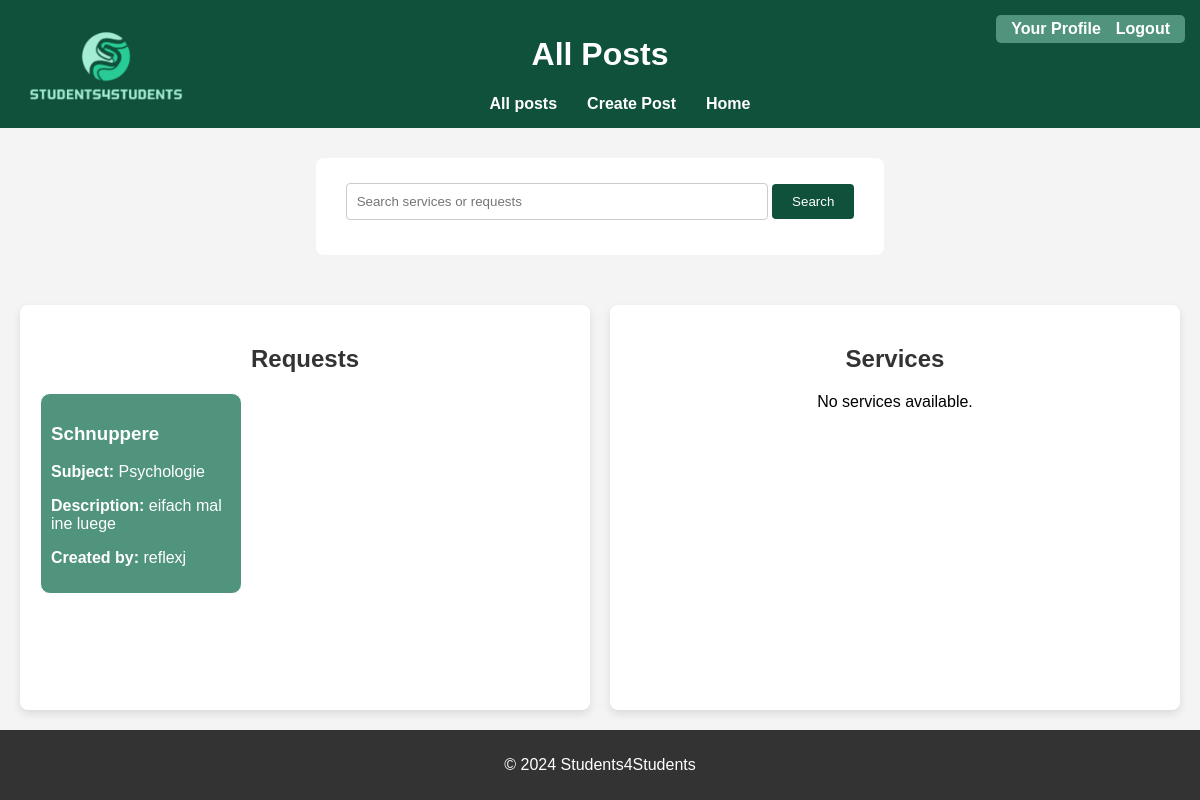
/allposts (signed in), run on the app's committed database.
### app.py (models this page shows, shortened)
class RequestPost(db.Model):
    id = db.Column(db.Integer, primary_key=True)
    title = db.Column(db.String(100), nullable=False)
    description = db.Column(db.String(200), nullable=False)
    subject = db.Column(db.String(100), nullable=False)
    price = db.Column(db.String(100), nullable=False)
    additional_information = db.Column(db.String(200), nullable=True)
    contact =db.Column(db.String(100), nullable = False)
    user_id = db.Column(db.Integer, db.ForeignKey('user.id'), nullable=False)
    user = db.relationship('User', backref=db.backref('requests', lazy=True))

class User(db.Model, UserMixin):
    id = db.Column(db.Integer, primary_key=True)
    username = db.Column(db.String(150), unique=True, nullable=False)
    email = db.Column(db.String(150), unique=True, nullable=False)
    password = db.Column(db.String(150), nullable=False)
    posts = db.relationship('ServicePost', backref='user', lazy=True)

### app.py (the view)
@app.route('/allposts')
def allposts():
    posts = ServicePost.query.join(User).add_columns(User.username).all()
    requests = RequestPost.query.join(User).add_columns(User.username).all()
    return render_template('allposts.html', requests =requests, posts = posts)

### app.py (called while the page is built)
@login_manager.user_loader
def load_user(user_id):
    return User.query.get(int(user_id))

### templates/allposts.html (shortened to what this page needs)
<!DOCTYPE html>
<html lang="en">
<head>
    <link rel="stylesheet" href="{{ url_for('static', filename='style_allposts.css') }}">
</head>
<body>
    <header>
        <a href="/">
            <img src="{{ url_for('static', filename='images/logo.png') }}" alt="Website Logo" id="logo">
        </a>
        <h1>All Posts</h1>
        <nav>
            <ul>
                <li><a href="/allposts">All posts</a></li>
                <li><a href="/createpost">Create Post</a></li>
                <li><a href="/">Home</a></li>
            </ul>
        </nav>
        <section class="auth-links">
            {% if current_user.is_authenticated %}
                <a href="/profile">Your Profile</a>
                <a href="{{ url_for('logout') }}">Logout</a>
            {% else %}
                <a href="{{ url_for('login') }}">Login</a>
                <a href="{{ url_for('register') }}">Register</a>
            {% endif %}
        </section>
    </header>
    <form id="searchbar" action="{{ url_for('search_results') }}" method="get">
        <input type="text" name="query" placeholder="Search services or requests" required>
        <button type="submit">Search</button>
    </form>
    <main>
        <div id="all_requests">
            <h2>Requests</h2>
            {% if requests %}
            <div class="post-container">
                {% for request, username in requests %}
                <ul class="post-list">
                    <li>
                        <a id="link" href="{{ url_for('request_detail', request_id=request.id) }}">
                            <h3>{{ request.title }}</h3>
                            <p><strong>Subject:</strong> {{ request.subject }}</p>
                            <p><strong>Description:</strong> {{ request.description }}</p>
                            <p><strong>Created by:</strong> {{ username }}</p>
                        </a>
                    </li>
                </ul>
                {% endfor %}
            </div>
            {% else %}
            <p id="no">No requests available.</p>
            {% endif %}
        </div>
        <div id="all_services">
            <h2>Services</h2>
            {% if posts %}
            <div class="post-container">
                {% for post, username in posts %}
                <ul class="post-list">
                    <li>
                        <a id="link" href="{{ url_for('service_detail', service_id=post.id) }}">
                            <h3>{{ post.title }}</h3>
                            <p><strong>Subject:</strong> {{ post.subject }}</p>
                            <p><strong>Price:</strong> ${{ post.price }}</p>
                            <p><strong>Created by:</strong> {{ username }}</p>
                        </a>
                    </li>
                </ul>
                {% endfor %}
            </div>
            {% else %}
            <p id="no">No services available.</p>
            {% endif %}
        </div>
    </main>
    <footer>
        <p>&copy; 2024 Students4Students</p>
    </footer>
</body>
</html>

### static/style_allposts.css (style rules this page uses)
body { font-family: Arial, sans-serif; background-color: #f4f4f4; margin: 0; padding: 0; display: flex; flex-direction: column; min-height: 100vh; }
header { background-color: #10513c; color: white; text-align: center; padding: 15px; position: relative; }
nav { display: flex; justify-content: center; align-items: center; width: 100%; }
nav ul { list-style-type: none; display: flex; gap: 30px; margin: 0; justify-content: center; align-items: center; text-align: center; }
nav ul li { margin: 0; }
nav ul li a { text-decoration: none; color: #fff; font-weight: bold; text-align: center; }
.auth-links { display: flex; gap: 15px; background-color: #50947d; padding: 5px 15px; border-radius: 5px; margin-left: auto; position: absolute; right: 15px; top: 15px; }
.auth-links a { color: white; text-decoration: none; font-weight: bold; display: inline-block; transition: transform 0.3s ease; }
form { max-width: 600px; margin: 30px auto; padding: 20px; background-color: #fff; border-radius: 8px; }
form input { width: 100%; padding: 10px; margin-bottom: 10px; border: 1px solid #ccc; border-radius: 4px; }
form button { max-width: 600px; padding: 10px 20px; background-color: #10513c; color: white; border: none; border-radius: 4px; cursor: pointer; }
#searchbar { background-color: #fff; max-width: 600px; padding: 25px 30px; }
#searchbar input { width: 400px; }
main { flex: 1; display: flex; justify-content: space-between; padding: 20px; gap: 20px; }
.post-container { display: flex; flex-direction: row; flex-wrap: wrap; gap: 20px; margin: 20px 0; }
.post-list { list-style-type: none; margin: 0; padding: 0; width: 180px; background-color: #50947d; border: 1px solid #fff; border-radius: 10px; padding: 10px; }
.post-list li { color: #fff; }
h2 { text-align: center; color:#333; }
#no { text-align: center; }
#all_services, #all_requests { width: 50%; background-color: #fff; padding: 20px; border-radius: 8px; box-shadow: 0 4px 8px rgba(0, 0, 0, 0.1); box-sizing: border-box; }
header img { max-height: 80px; object-fit: contain; position: absolute; top: 25px; left: 25px; }
footer { text-align: center; padding: 10px; background-color: #333; color: white; }
#link { text-decoration: none; color: #fff; display: inline-block; transition: transform 0.3s ease; }

### data on the page
RequestPost: title "Schnuppere", subject "Psychologie", description "eifach mal ine luege", username "reflexj"
